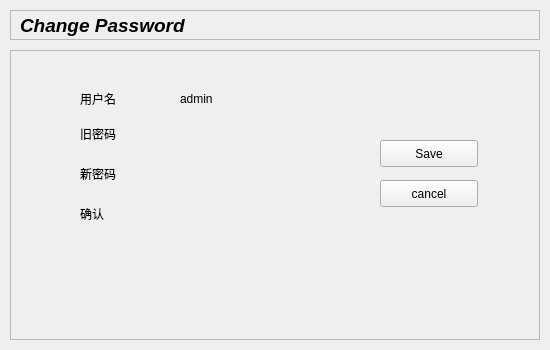
<?xml version="1.0" encoding="UTF-8"?>
<ui version="4.0">
 <class>ChangePasswd</class>
 <widget class="QWidget" name="ChangePasswd">
  <property name="geometry">
   <rect>
    <x>0</x>
    <y>0</y>
    <width>550</width>
    <height>350</height>
   </rect>
  </property>
  <property name="windowTitle">
   <string>ChangePasswd</string>
  </property>
  <property name="autoFillBackground">
   <bool>true</bool>
  </property>
  <widget class="QFrame" name="ChangeTopframe">
   <property name="geometry">
    <rect>
     <x>10</x>
     <y>10</y>
     <width>530</width>
     <height>30</height>
    </rect>
   </property>
   <property name="frameShape">
    <enum>QFrame::StyledPanel</enum>
   </property>
   <property name="frameShadow">
    <enum>QFrame::Raised</enum>
   </property>
   <widget class="QLabel" name="ChangePwlabel">
    <property name="geometry">
     <rect>
      <x>10</x>
      <y>0</y>
      <width>221</width>
      <height>31</height>
     </rect>
    </property>
    <property name="font">
     <font>
      <pointsize>14</pointsize>
      <weight>75</weight>
      <italic>true</italic>
      <bold>true</bold>
      <underline>false</underline>
      <strikeout>false</strikeout>
     </font>
    </property>
    <property name="mouseTracking">
     <bool>false</bool>
    </property>
    <property name="acceptDrops">
     <bool>false</bool>
    </property>
    <property name="text">
     <string>Change Password</string>
    </property>
   </widget>
  </widget>
  <widget class="QFrame" name="ChangeMainframe">
   <property name="geometry">
    <rect>
     <x>10</x>
     <y>50</y>
     <width>530</width>
     <height>290</height>
    </rect>
   </property>
   <property name="frameShape">
    <enum>QFrame::StyledPanel</enum>
   </property>
   <property name="frameShadow">
    <enum>QFrame::Raised</enum>
   </property>
   <widget class="QLabel" name="UserIdlable">
    <property name="geometry">
     <rect>
      <x>70</x>
      <y>40</y>
      <width>66</width>
      <height>17</height>
     </rect>
    </property>
    <property name="text">
     <string>用户名</string>
    </property>
   </widget>
   <widget class="QLabel" name="userNamelabel">
    <property name="geometry">
     <rect>
      <x>170</x>
      <y>40</y>
      <width>111</width>
      <height>17</height>
     </rect>
    </property>
    <property name="text">
     <string>admin</string>
    </property>
   </widget>
   <widget class="QLabel" name="OldPwlabel">
    <property name="geometry">
     <rect>
      <x>70</x>
      <y>75</y>
      <width>81</width>
      <height>17</height>
     </rect>
    </property>
    <property name="text">
     <string>旧密码 </string>
    </property>
   </widget>
   <widget class="QLabel" name="NewPwlabel">
    <property name="geometry">
     <rect>
      <x>70</x>
      <y>115</y>
      <width>81</width>
      <height>17</height>
     </rect>
    </property>
    <property name="text">
     <string>新密码 </string>
    </property>
   </widget>
   <widget class="QLabel" name="Confrimlabel">
    <property name="geometry">
     <rect>
      <x>70</x>
      <y>155</y>
      <width>66</width>
      <height>17</height>
     </rect>
    </property>
    <property name="text">
     <string>确认</string>
    </property>
   </widget>
   <widget class="QPushButton" name="cancelButton">
    <property name="geometry">
     <rect>
      <x>370</x>
      <y>130</y>
      <width>98</width>
      <height>27</height>
     </rect>
    </property>
    <property name="text">
     <string>cancel</string>
    </property>
   </widget>
   <widget class="QPushButton" name="saveButton">
    <property name="geometry">
     <rect>
      <x>370</x>
      <y>90</y>
      <width>98</width>
      <height>27</height>
     </rect>
    </property>
    <property name="text">
     <string>Save</string>
    </property>
   </widget>
   <widget class="QLabel" name="infoLabel">
    <property name="geometry">
     <rect>
      <x>100</x>
      <y>200</y>
      <width>331</width>
      <height>20</height>
     </rect>
    </property>
    <property name="text">
     <string/>
    </property>
   </widget>
  </widget>
 </widget>
 <resources/>
 <connections/>
</ui>
